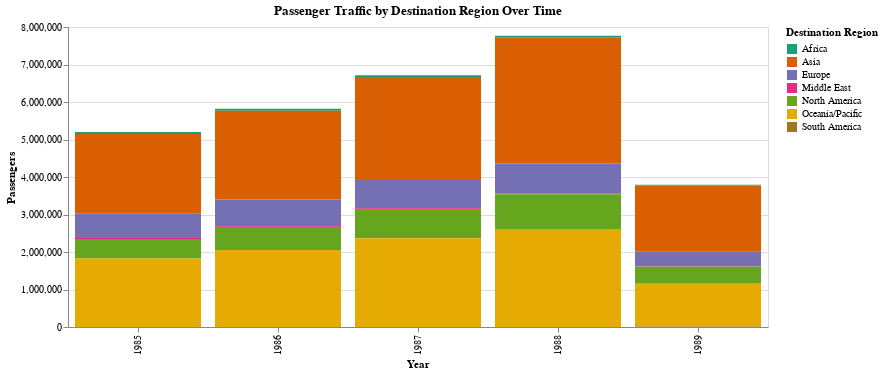

The cell this chart's notebook holds for it:
### Code cell
# apply the mapping to create a new column for destination region for each country
df['DestinationRegion'] = df['Country'].apply(region_mapping)
dest_trends = df.groupby(['Year', 'DestinationRegion'])['Passengers_Total'].sum().reset_index()

# altair bar chart for passenger traffic by destination region over time
destination_chart = alt.Chart(dest_trends).mark_bar().encode(
    x=alt.X('Year:O', title='Year'),
    y=alt.Y('Passengers_Total:Q', title='Passengers'),
    color=alt.Color('DestinationRegion:N', 
                   title='Destination Region',
                   scale=alt.Scale(scheme='dark2')),
    tooltip=[
        alt.Tooltip('Year:O'),
        alt.Tooltip('DestinationRegion:N', title='Region'),
        alt.Tooltip('Passengers_Total:Q', format=',.0f', title='Passengers')
    ]
).properties(
    width=700,
    height=300,
    title='Passenger Traffic by Destination Region Over Time'
)

destination_chart.show()

### Figure 1 — Vega-Lite specification as saved in the notebook (floating-point values rounded to 4 significant figures)
{"config": {"view": {"continuousWidth": 300, "continuousHeight": 300}}, "data": {"name": "data-f81b069fe1bbe4b96d8420ef2fac7752"}, "mark": {"type": "bar"}, "encoding": {"color": {"field": "DestinationRegion", "scale": {"scheme": "dark2"}, "title": "Destination Region", "type": "nominal"}, "tooltip": [{"field": "Year", "type": "ordinal"}, {"field": "DestinationRegion", "title": "Region", "type": "nominal"}, {"field": "Passengers_Total", "format": ",.0f", "title": "Passengers", "type": "quantitative"}], "x": {"field": "Year", "title": "Year", "type": "ordinal"}, "y": {"field": "Passengers_Total", "title": "Passengers", "type": "quantitative"}}, "height": 300, "title": "Passenger Traffic by Destination Region Over Time", "width": 700, "$schema": "https://vega.github.io/schema/vega-lite/v5.20.1.json", "datasets": {"data-f81b069fe1bbe4b96d8420ef2fac7752": [{"Year": 1985, "DestinationRegion": "Africa", "Passengers_Total": 52009}, {"Year": 1985, "DestinationRegion": "Asia", "Passengers_Total": 2115637}, {"Year": 1985, "DestinationRegion": "Europe", "Passengers_Total": 660603}, {"Year": 1985, "DestinationRegion": "Middle East", "Passengers_Total": 22346}, {"Year": 1985, "DestinationRegion": "North America", "Passengers_Total": 523072}, {"Year": 1985, "DestinationRegion": "Oceania/Pacific", "Passengers_Total": 1826706}, {"Year": 1986, "DestinationRegion": "Africa", "Passengers_Total": 50554}, {"Year": 1986, "DestinationRegion": "Asia", "Passengers_Total": 2365291}, {"Year": 1986, "DestinationRegion": "Europe", "Passengers_Total": 717145}, {"Year": 1986, "DestinationRegion": "Middle East", "Passengers_Total": 19922}, {"Year": 1986, "DestinationRegion": "North America", "Passengers_Total": 612079}, {"Year": 1986, "DestinationRegion": "Oceania/Pacific", "Passengers_Total": 2053446}, {"Year": 1987, "DestinationRegion": "Africa", "Passengers_Total": 46917}, {"Year": 1987, "DestinationRegion": "Asia", "Passengers_Total": 2746581}, {"Year": 1987, "DestinationRegion": "Europe", "Passengers_Total": 757494}, {"Year": 1987, "DestinationRegion": "Middle East", "Passengers_Total": 19644}, {"Year": 1987, "DestinationRegion": "North America", "Passengers_Total": 777904}, {"Year": 1987, "DestinationRegion": "Oceania/Pacific", "Passengers_Total": 2365892}, {"Year": 1988, "DestinationRegion": "Africa", "Passengers_Total": 37436}, {"Year": 1988, "DestinationRegion": "Asia", "Passengers_Total": 3366056}, {"Year": 1988, "DestinationRegion": "Europe", "Passengers_Total": 806441}, {"Year": 1988, "DestinationRegion": "Middle East", "Passengers_Total": 17186}, {"Year": 1988, "DestinationRegion": "North America", "Passengers_Total": 926527}, {"Year": 1988, "DestinationRegion": "Oceania/Pacific", "Passengers_Total": 2610768}, {"Year": 1988, "DestinationRegion": "South America", "Passengers_Total": 2368}, {"Year": 1989, "DestinationRegion": "Africa", "Passengers_Total": 21102}, {"Year": 1989, "DestinationRegion": "Asia", "Passengers_Total": 1770482}, {"Year": 1989, "DestinationRegion": "Europe", "Passengers_Total": 387649}, {"Year": 1989, "DestinationRegion": "Middle East", "Passengers_Total": 7225}, {"Year": 1989, "DestinationRegion": "North America", "Passengers_Total": 455341}, {"Year": 1989, "DestinationRegion": "Oceania/Pacific", "Passengers_Total": 1140603}, {"Year": 1989, "DestinationRegion": "South America", "Passengers_Total": 12937}]}}
